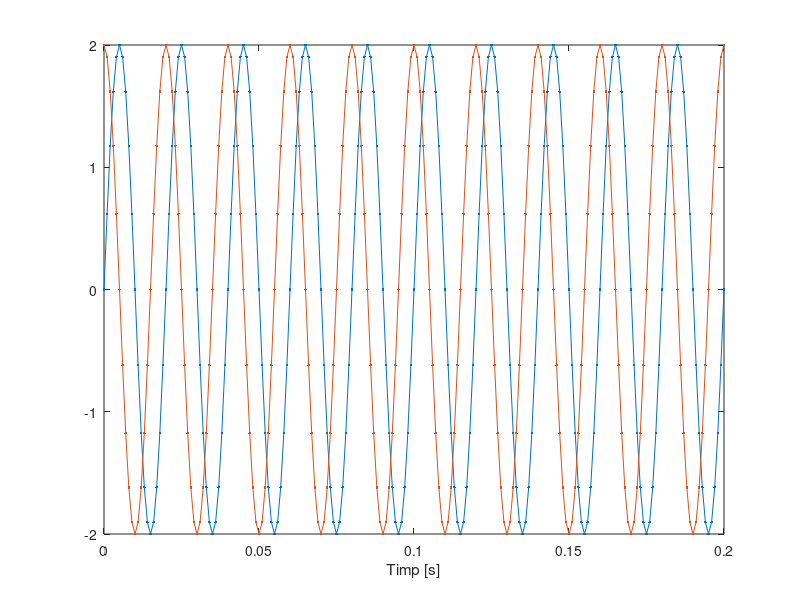

The MATLAB source for this figure:
F = 50;
t = 0:0.001:0.2; % cand pasul de variatie egal cu 0.01% -> nu sunt suficiente puncte pentru o rezolutie buna a graficului %
% pentru a avea o rezolutie mai buna marim numarul de puncte => variatie egal cu 0.0002% 
s = 2*sin(2*pi*F*t)
plot(t,s,'.-'),xlabel('Timp [s]'),grid

hold on

F1 = 20;
c = 2*cos(2*pi*F*t)
plot(t,c,'.-'),xlabel('Timp [s]'),grid

hold off
